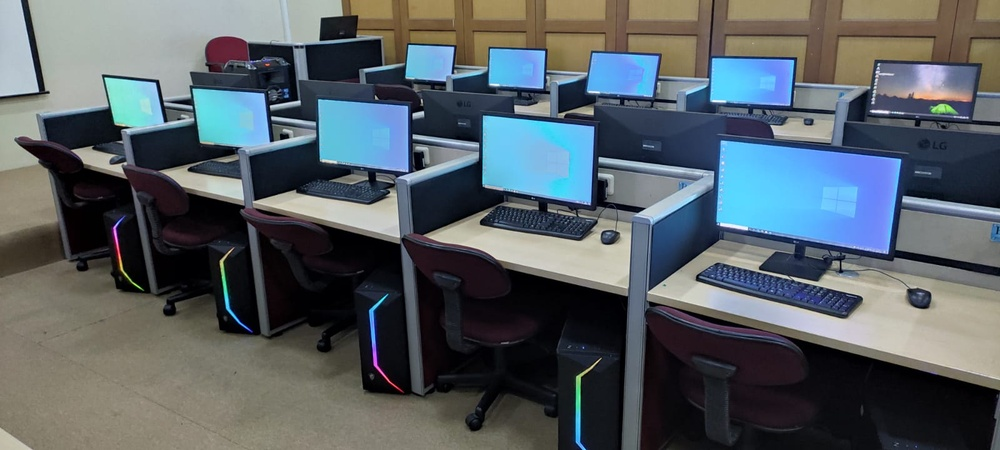
#> input picture images/lab.jpeg, 1000 x 450 px, shrunk from 1600 x 720 before the run, found by its file name
$ jupyter execute arithmetic.ipynb   (shell and % lines are left out)
#> lines starting #> are read from the running program, lines starting #| are printed output that depends on the picture
<a href="https://colab.research.google.com/github/agusekominarno/imageretrieval/blob/main/opencv_basic/arithmetic.ipynb" target="_parent"></a>

[cell 1]
# import the necessary packages
from matplotlib import pyplot as plt
import numpy as np
import argparse
import cv2

[cell 2]
def plt_imshow(title, image):
	# convert the image frame BGR to RGB color space and display it
	image = cv2.cvtColor(image, cv2.COLOR_BGR2RGB)
	plt.imshow(image)
	plt.title(title)
	plt.grid(False)
	plt.show()

[cell 3]
# since we are using Jupyter Notebooks we can replace our argument
# parsing code with *hard coded* arguments and values
args = {
	"image": "lab.jpeg"
}

[cell 4]
# images are NumPy arrays stored as unsigned 8-bit integers (unit8)
# with values in the range [0, 255]; when using the add/subtract
# functions in OpenCV, these values will be *clipped* to this range,
# even if they fall outside the range [0, 255] after applying the
# operation
added = cv2.add(np.uint8([200]), np.uint8([100]))
subtracted = cv2.subtract(np.uint8([50]), np.uint8([100]))
print("max of 255: {}".format(added))
print("min of 0: {}".format(subtracted))

[cell 5]
# using NumPy arithmetic operations (rather than OpenCV operations)
# will result in a modulo ("wrap around") instead of being clipped
# to the range [0, 255]
added = np.uint8([200]) + np.uint8([100])
subtracted = np.uint8([50]) - np.uint8([100])
print("wrap around: {}".format(added))
print("wrap around: {}".format(subtracted))

[cell 6]
# load the original input image and display it to our screen
image = cv2.imread(args["image"])
#> image is the input picture: shape (450, 1000, 3); mean B, G, R 100.6, 95.4, 86.9
plt_imshow("Original", image)

[cell 7]
# increasing the pixel intensities in our input image by 100 is
# accomplished by constructing a NumPy array that has the *same
# dimensions* as our input image, filling it with ones, multiplying
# it by 100, and then adding the input image and matrix together
M = np.ones(image.shape, dtype="uint8") * 100
added = cv2.add(image, M)
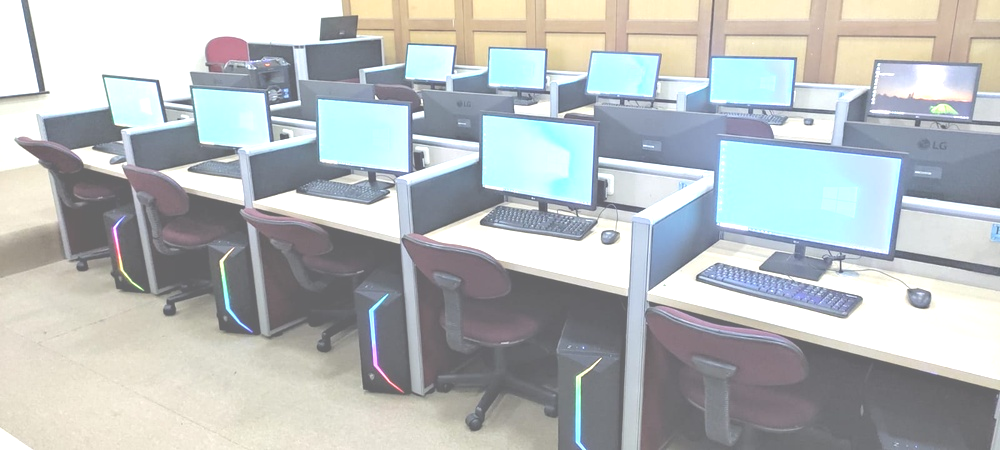
#> added: shape (450, 1000, 3); mean B, G, R 187.8, 187.6, 183
plt_imshow("Lighter", added)

[cell 8]
# similarly, we can subtract 50 from all pixels in our image and make it
# darker
M = np.ones(image.shape, dtype="uint8") * 50
subtracted = cv2.subtract(image, M)
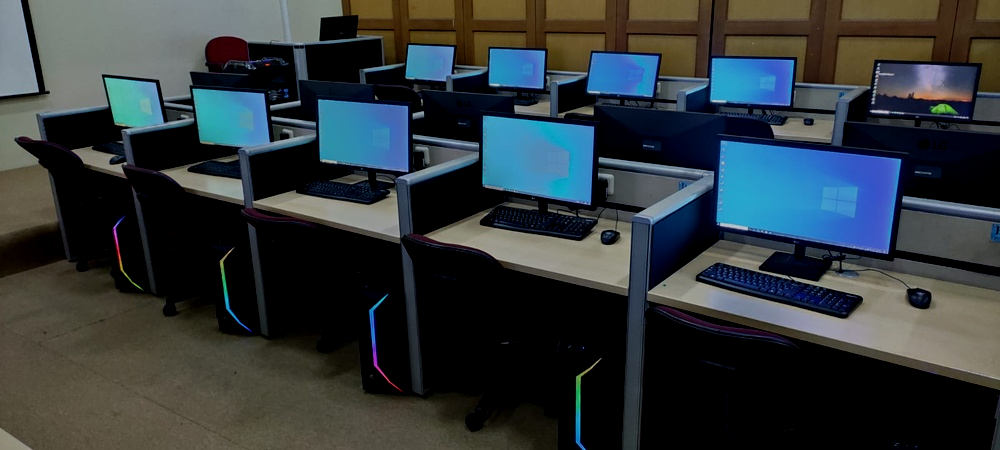
#> subtracted: shape (450, 1000, 3); mean B, G, R 59.4, 56.3, 48.5
plt_imshow("Darker", subtracted)
